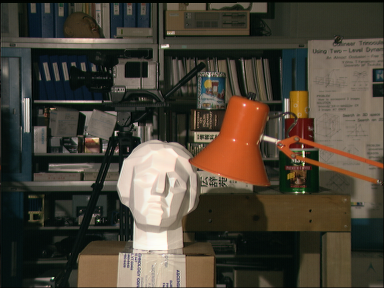
#> input picture pract_3/images/clahe_1.png, 384 x 288 px
$ python 2.py
#> lines starting #> are read from the running program, lines starting #| are printed output that depends on the picture
import numpy as np
import cv2
from matplotlib import pyplot as plt
from pathlib import Path
from PIL import Image

# Obtener ruta relativa a la imagen
image_path = Path(__file__).parent.parent / "images" / "clahe_1.png"
img = np.asarray(Image.open(image_path))
#> img is the input picture: shape (288, 384, 3); mean R, G, B 74.7, 67.6, 55.3

# Convertir a escala de grises
gray = cv2.cvtColor(img, cv2.COLOR_BGR2GRAY)
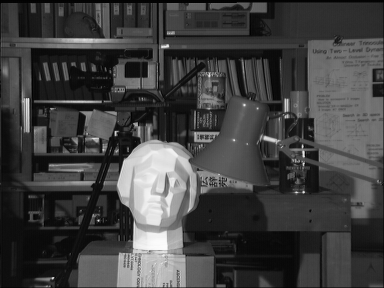
#> gray: shape (288, 384); min 0, max 252, mean 64.7

# Aplicar ecualización del histograma
eq_gray = cv2.equalizeHist(gray)
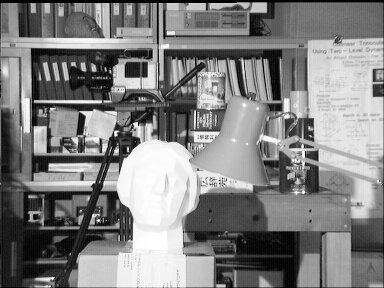
#> eq_gray: shape (288, 384); min 0, max 255, mean 128.6

# Aplicar CLAHE
clahe = cv2.createCLAHE(clipLimit=2.0, tileGridSize=(8,8))
clahe_img = clahe.apply(gray)
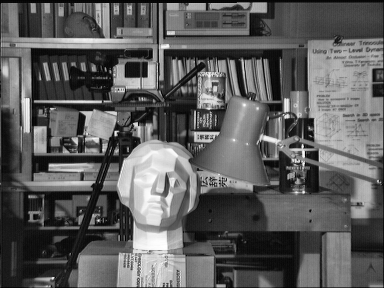
#> clahe_img: shape (288, 384); min 0, max 255, mean 93

# Calcular histogramas
hist_gray = cv2.calcHist([gray], [0], None, [256], [0, 256])
#> hist_gray = 256 values, max 2218 at index 13, min 0 at index 253, mean 432
hist_eq = cv2.calcHist([eq_gray], [0], None, [256], [0, 256])
#> hist_eq = 256 values, max 2218 at index 22, min 0 at index 6, mean 432
hist_clahe = cv2.calcHist([clahe_img], [0], None, [256], [0, 256])
#> hist_clahe = 256 values, max 1243 at index 14, min 0 at index 254, mean 432

# Crear figura para las imágenes
plt.figure(figsize=(12, 8))
plt.subplot(221), plt.imshow(cv2.cvtColor(img, cv2.COLOR_BGR2RGB))
plt.title('Original'), plt.xticks([]), plt.yticks([])

plt.subplot(222), plt.imshow(gray, cmap='gray')
plt.title('Escala de grises'), plt.xticks([]), plt.yticks([])

plt.subplot(223), plt.imshow(eq_gray, cmap='gray')
plt.title('Ecualizada'), plt.xticks([]), plt.yticks([])

plt.subplot(224), plt.imshow(clahe_img, cmap='gray')
plt.title('CLAHE'), plt.xticks([]), plt.yticks([])

# Crear figura para los histogramas
plt.figure(figsize=(12, 8))
plt.subplot(221)
color = ('b','g','r')
for i,col in enumerate(color):
    histr = cv2.calcHist([img],[i],None,[256],[0,256])
    plt.plot(histr,color = col)
plt.title('Histograma Original')
plt.xlim([0,256])

plt.subplot(222)
plt.plot(hist_gray, color='gray')
plt.title('Histograma Escala de grises')
plt.xlim([0,256])

plt.subplot(223)
plt.plot(hist_eq, color='gray')
plt.title('Histograma Ecualizado')
plt.xlim([0,256])

plt.subplot(224)
plt.plot(hist_clahe, color='gray')
plt.title('Histograma CLAHE')
plt.xlim([0,256])

plt.tight_layout()
plt.show()
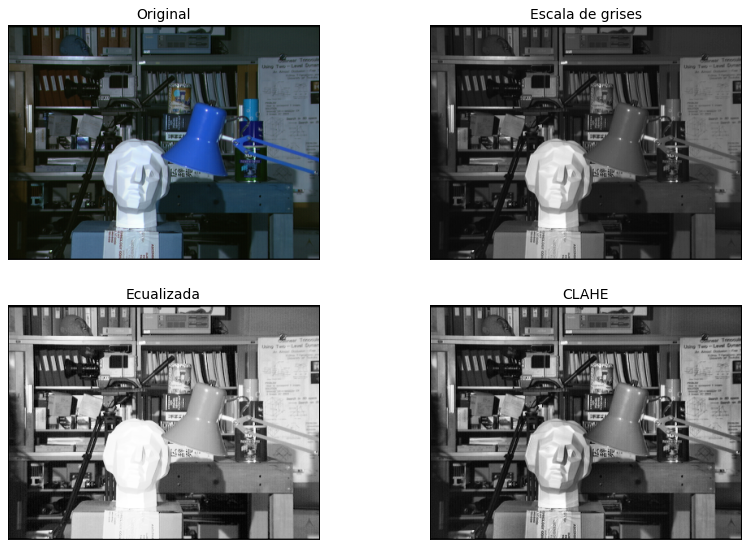
#> figure drawn by matplotlib, 4 panels; B, G, R data is drawn as R, G, B
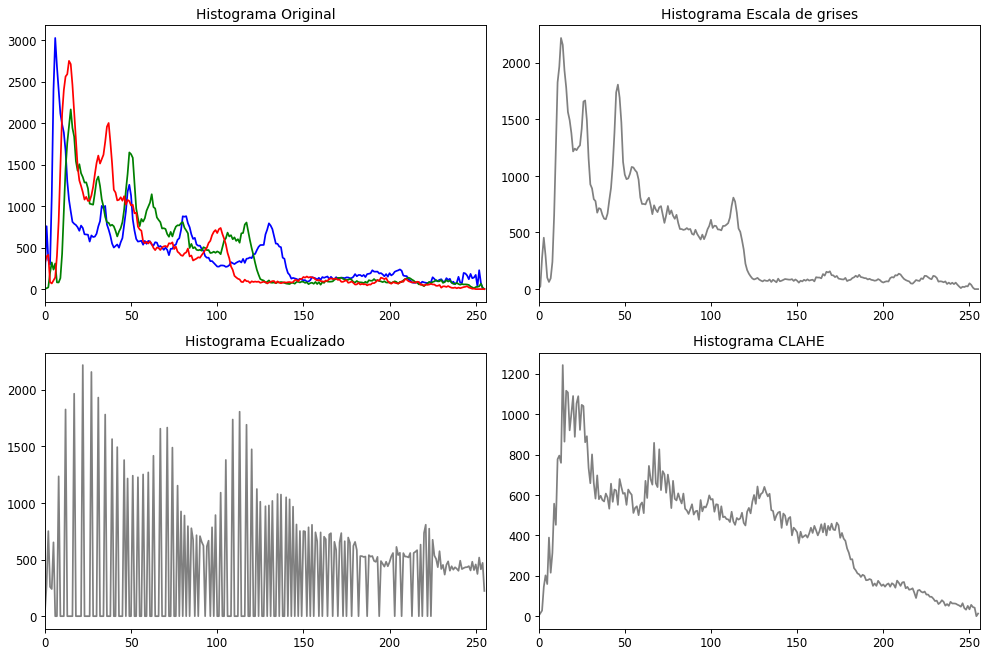
#> figure drawn by matplotlib, 4 panels; panel 1: curve peaks at x = 6, y = 3028; panel 1: curve peaks at x = 15, y = 2167; panel 1: curve peaks at x = 14, y = 2752; panel 2: curve peaks at x = 13, y = 2218

cv2.waitKey(0)
cv2.destroyAllWindows()

$ run again, with pract_3/images/aloel.jpg saved as pract_3/images/clahe_1.png
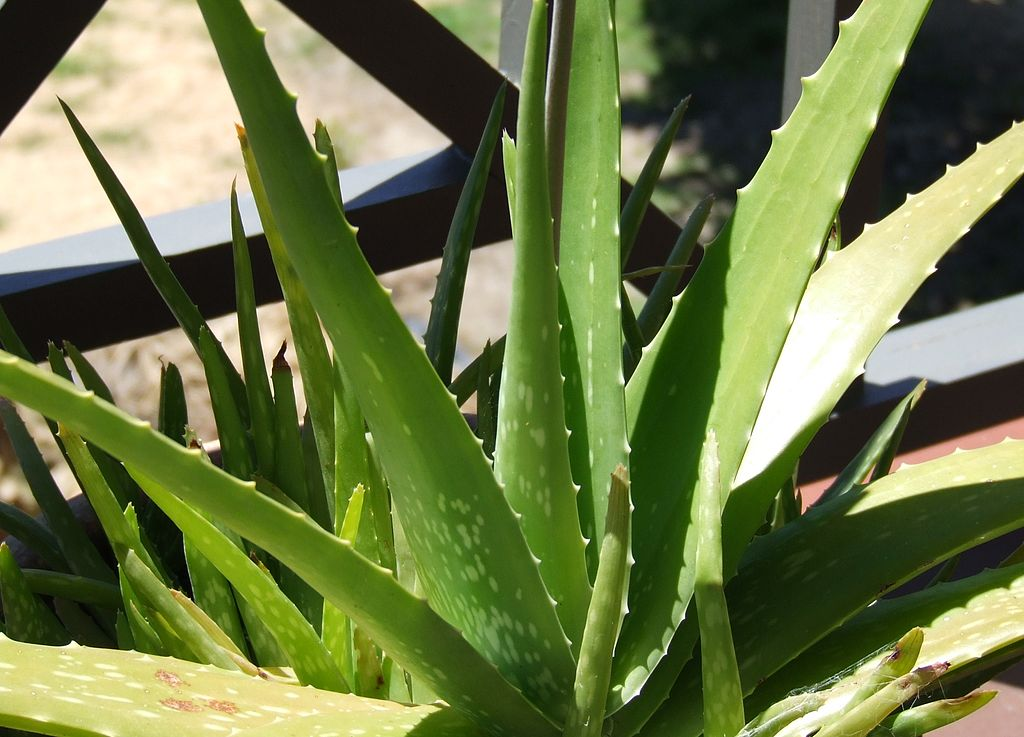
#> input picture pract_3/images/aloel.jpg, 1024 x 737 px
#> img is the input picture: shape (737, 1024, 3); mean R, G, B 108.2, 120.2, 71.3
#> `clahe_img = clahe.apply(gray)`:
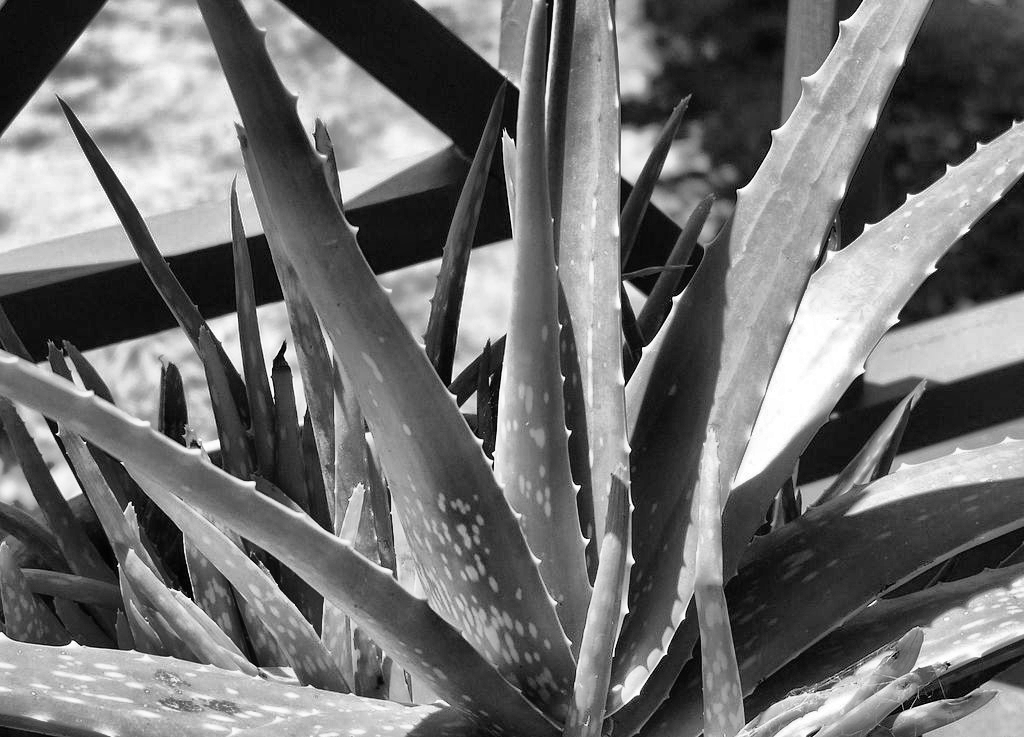
#> clahe_img: shape (737, 1024); min 0, max 255, mean 112.8
#> hist_gray = 256 values, max 12683 at index 22, min 7 at index 0, mean 2948
#> hist_eq = 256 values, max 12683 at index 22, min 0 at index 3, mean 2948
#> hist_clahe = 256 values, max 10459 at index 17, min 16 at index 0, mean 2948
#> `plt.show()`:
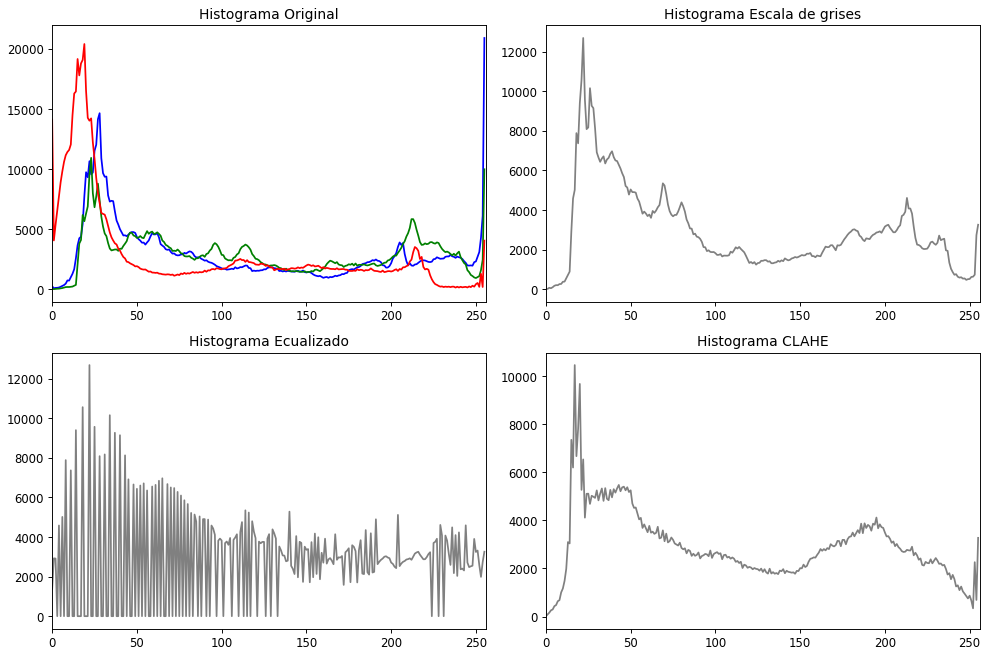
#> figure drawn by matplotlib, 4 panels; panel 1: curve peaks at x = 255, y = 20896; panel 1: curve peaks at x = 23, y = 10926; panel 1: curve peaks at x = 19, y = 20397; panel 2: curve peaks at x = 22, y = 12683

$ run again, with pract_3/images/b1.jpg saved as pract_3/images/clahe_1.png
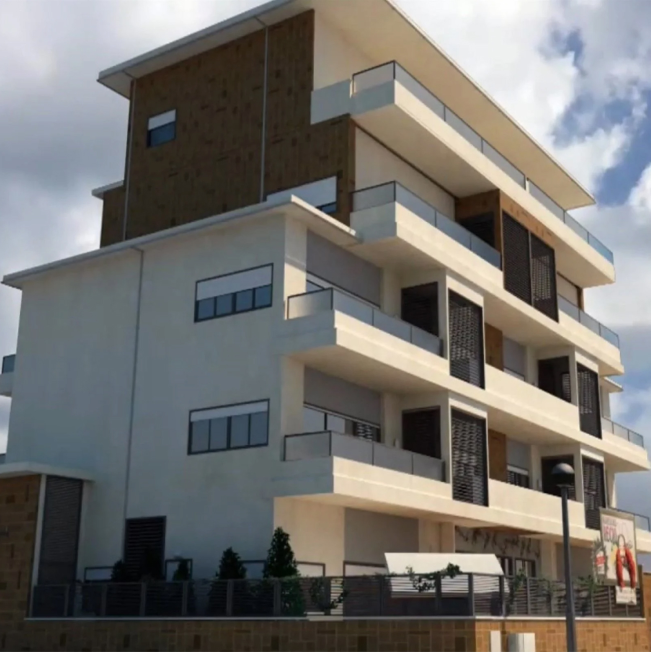
#> input picture pract_3/images/b1.jpg, 1301 x 1304 px (shown at 1/2 size)
#> img is the input picture: shape (1304, 1301, 3); mean R, G, B 116, 113.7, 110.3
#> `clahe_img = clahe.apply(gray)`:
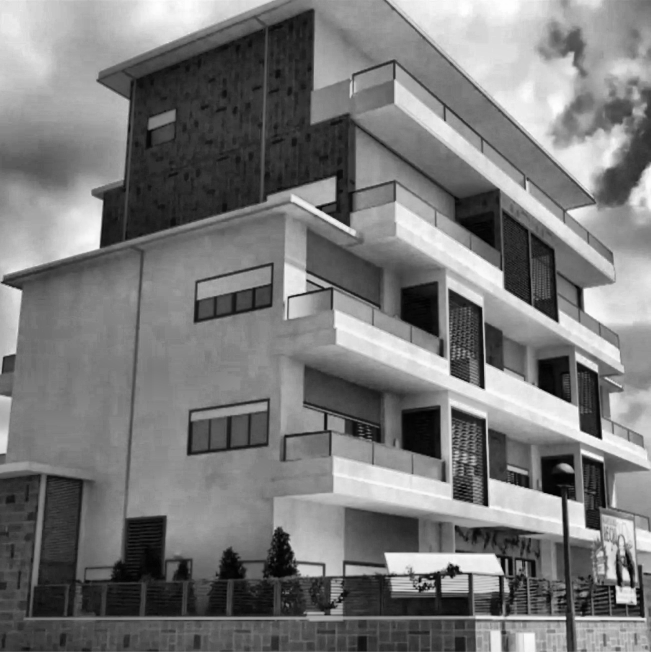
#> clahe_img: shape (1304, 1301) (shown at 1/2 size); min 0, max 255, mean 121.4
#> hist_gray = 256 values, max 31991 at index 112, min 1 at index 0, mean 6627
#> hist_eq = 256 values, max 31991 at index 148, min 0 at index 16, mean 6627
#> hist_clahe = 256 values, max 16664 at index 132, min 6 at index 0, mean 6627
#> `plt.show()`:
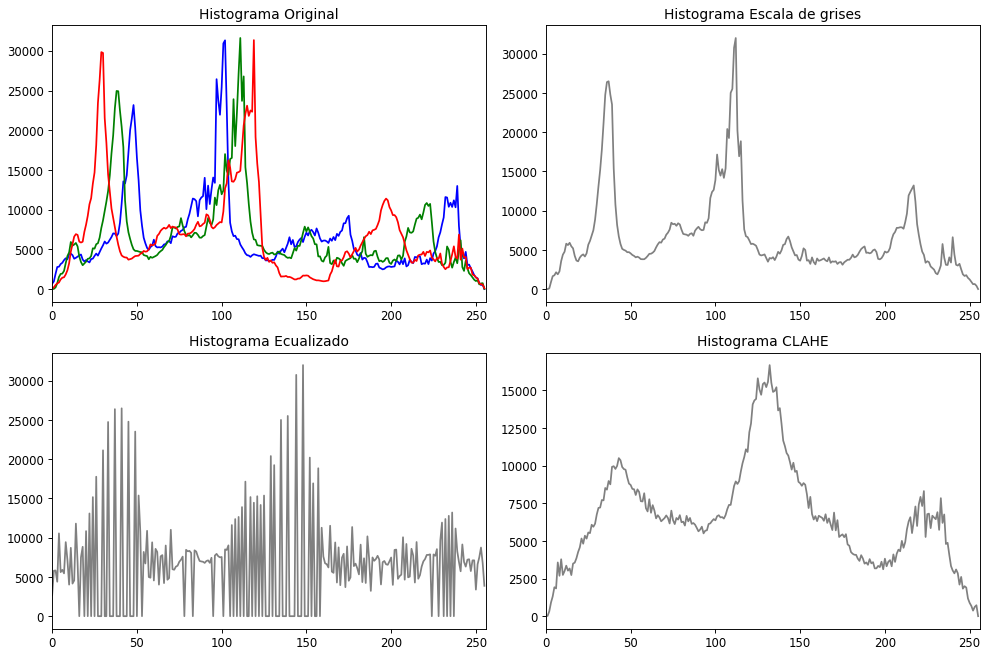
#> figure drawn by matplotlib, 4 panels; panel 1: curve peaks at x = 102, y = 31321; panel 1: curve peaks at x = 111, y = 31613; panel 1: curve peaks at x = 119, y = 31347; panel 2: curve peaks at x = 112, y = 31991
